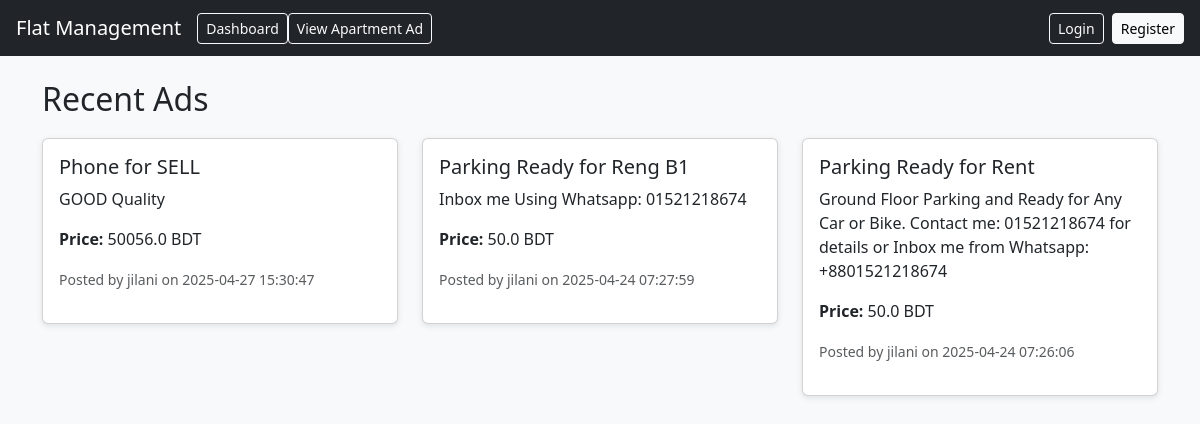
Before: / with the older database file.
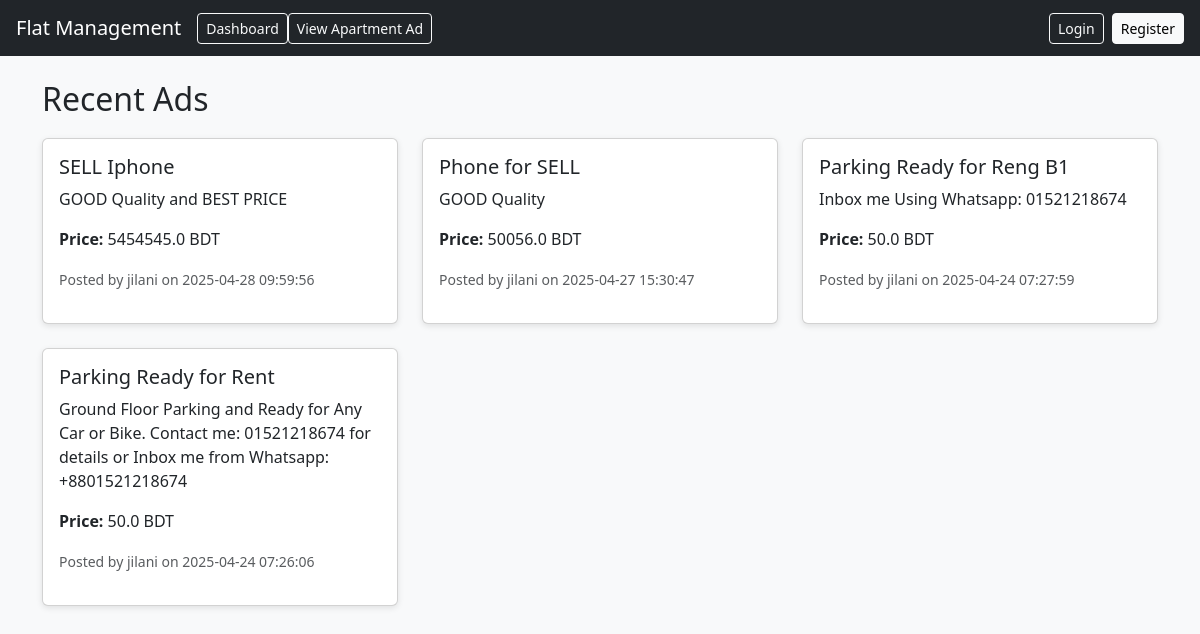
After: the same page with the newer database file.
### tables this page shows
CREATE TABLE ads (
    id INTEGER PRIMARY KEY AUTOINCREMENT,
    title TEXT NOT NULL,
    description TEXT NOT NULL,
    price REAL,
    user_id INTEGER,
    date_posted TEXT DEFAULT CURRENT_TIMESTAMP
);

CREATE TABLE users (
    id INTEGER PRIMARY KEY AUTOINCREMENT,
    Apartment_Type TEXT NOT NULL UNIQUE,
    Apartment_Number TEXT NOT NULL UNIQUE,
    Parking_Number TEXT NOT NULL UNIQUE,
    username TEXT NOT NULL UNIQUE,
    email TEXT NOT NULL UNIQUE,
    password TEXT NOT NULL
);

### app.py (the view)
@app.route('/')
def home():
    conn = get_connection()
    cursor = conn.cursor()
    cursor.execute("SELECT ads.*, users.username FROM ads JOIN users ON users.id = ads.user_id ORDER BY date_posted DESC")
    ads = cursor.fetchall()
    conn.close()
    return render_template('home.html', ads=ads)

### conn.py (called while the page is built)
def get_connection():
    conn = sqlite3.connect('db/flat.db')
    conn.row_factory = sqlite3.Row  # For dictionary-style access
    return conn

### templates/home.html (shortened to what this page needs)
{% extends 'base.html' %}
{% block content %}
<h2>Recent Ads</h2>
<div class="row">
    {% for ad in ads %}
        <div class="col-md-4 mb-4">
            <div class="card">
                <div class="card-body">
                    <h5 class="card-title">{{ ad.title }}</h5>
                    <p class="card-text">{{ ad.description }}</p>
                    <p><strong>Price:</strong> {{ ad.price }} BDT</p>
                    <p><small class="text-muted">Posted by {{ ad.username }} on {{ ad.date_posted }}</small></p>
                </div>
            </div>
        </div>
    {% else %}
        <p>No ads found.</p>
    {% endfor %}
</div>
{% endblock %}

### templates/base.html (shortened to what this page needs)
<!DOCTYPE html>
<html lang="en">
<head>
    <link rel="stylesheet" href="https://cdn.jsdelivr.net/npm/bootstrap@5.3.3/dist/css/bootstrap.min.css">
    <link rel="stylesheet" href="{{ url_for('static', filename='css/styles.css') }}">
</head>
<body>
    <nav class="navbar navbar-expand-lg navbar-dark bg-dark px-3">
        <a class="navbar-brand" href="/">Flat Management</a>
        <a href="/" class="btn btn-outline-light btn-sm">Dashboard</a>
        <a href="/Check_route" class="btn btn-outline-light btn-sm">View Apartment Ad</a>
        <div class="ms-auto">
            {% if session.get('username') %}
                <span class="text-white me-2">Hi, {{ session.username }}</span>
                <a href="/dashboard" class="btn btn-outline-light btn-sm">Dashboard</a>
                <a href="/logout" class="btn btn-outline-light btn-sm">Logout</a>
            {% else %}
                <a href="/login" class="btn btn-outline-light btn-sm">Login</a>
                <a href="/register" class="btn btn-light btn-sm ms-1">Register</a>
            {% endif %}
        </div>
    </nav>
    <div class="container mt-4">
        {% block content %}{% endblock %}
    </div>
</body>
</html>

### static/css/styles.css (style rules this page uses)
body { background-color: #f8f9fa; font-family: 'Segoe UI', sans-serif; }
h2 { margin-bottom: 20px; }
.card { box-shadow: 0 2px 6px rgba(0, 0, 0, 0.1); }

Changed rows visible on the page:
added ads: title "SELL Iphone", description "GOOD Quality and BEST PRICE", price "5454545.0", username "jilani", date_posted "2025-04-28 09:59:56"
